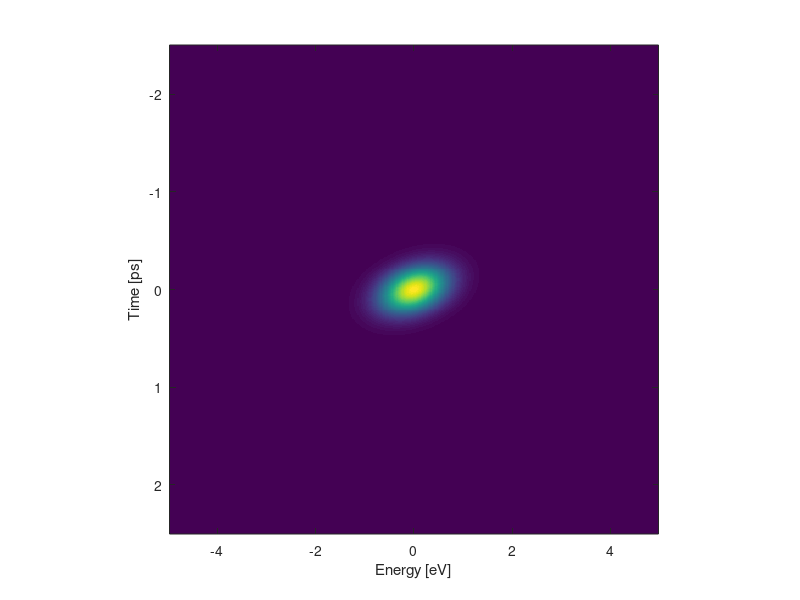

The MATLAB script that drew this image: (Note: this script raises an error after producing the figure.)
%%
addpath('legacy/Photodember/')
clc; close all; clear all;

debug = true;

%% Input arguments
if debug
    InputArgs = [1.1,360,50,-7*pi/180,-1e-1,1];
end

ElectronTotalEnergy = InputArgs(1);
ElectronTotalTime = InputArgs(2)*1e-15;
ElectronTimeCoherentFWHM = InputArgs(3)*1e-15;
Theta = InputArgs(4);
PhiGainFactor = InputArgs(5);
PulseEnergyGainFactor = InputArgs(6);

fprintf('Input arguments:\n\t 1. ElectronTotalEnergy: %.3f [eV]\n\t 2. ElectronTotalTime: %.3f [fs]\n\t 3. ElectronTimeCoherentFWHM: %.3f [fs]\n\t 4. Theta: %.3f [deg]\n\t 5. PhiGainFactor: %.3f\n\t 6. PulseEnergyGainFactor: %.3f\n',InputArgs.*[1 1 1 180/pi 1 1]);

%% Predetermined parameters
Theta_Pol = 90.*(pi/180);

PulseEnergy = PulseEnergyGainFactor.*1e-10;%[J]

x0 = 0;
y0 = -1e-6;

%% Physical constants
c = 299792458;%[m/s];
e = 1.60217662e-19;%[C]
h = 6.62607004e-34;%[J*s]
hbar = h/(2*pi);

%% System parameters
%Coherent parameters
ElectronTimeCoherentSigma = ElectronTimeCoherentFWHM./(2*sqrt(2*log(2)));%[s]

%Incoherent parameters
ElectronTimeIncoherentSigma = ElectronTotalTime/(2*sqrt(2*log(2)));%[s]    
ElectronEnergyIncoherentSigma = ElectronTotalEnergy/(2*sqrt(2*log(2)));%[eV]

v = 0.7*c;% Electron velocity [m/s]
C1 = (-1./(1i*hbar*v))*e;

%% Time variable
Fs = 2.4e15;%[Hz]
dt = 1/Fs;%[s]
L = 2.4e4;
domega = Fs/L*(2*pi);%[Hz]
t = (-L/2:L/2).*dt;%[s]
omega = (-L/2:L/2)*domega;%[Hz]
energy = omega.*hbar/e;%[eV]

%% Time delay
ddt = 10e-15;
deltat = -2.5e-12:ddt:2.5e-12;

%% z variable
z = (-1:1e-2:1)*1e-4;%[m]
deltaz = z(2)-z(1);

%% Incoherent broadening weighting function W(E,t)
SubSampleFactor = 60;
eW = energy(1:SubSampleFactor:end);
tW = deltat*1e12;%[ps]

SigmaT = ElectronTimeIncoherentSigma*1e12;
SigmaE = ElectronEnergyIncoherentSigma;

a = cos(Theta)^2/(2*SigmaT^2) + sin(Theta)^2/(2*SigmaE^2);
b = (sin(2*Theta)/4)*((1/SigmaE^2)-(1/SigmaT^2));
c = sin(Theta)^2/(2*SigmaT^2) + cos(Theta)^2/(2*SigmaE^2);

[TW,EW] = meshgrid(tW,eW);
W = exp(-(a*TW.^2 + 2*b*TW.*EW + c*EW.^2));
W = W';

figure(1)
imagesc(eW,tW,W)
xlabel('Energy [eV]')
ylabel('Time [ps]')
axis square
drawnow

%% Calculate the marginals of W
ProjT = trapz(eW,W,2);
ProjE = trapz(tW,W,1);

[~,MaxInd] = max(ProjT);
e1 = find(ProjT >= 0.5*ProjT(MaxInd),1,'first');
e2 = find(ProjT >= 0.5*ProjT(MaxInd),1,'last');
FWHM_T = tW(e2) - tW(e1);

[~,MaxInd] = max(ProjE);
e1 = find(ProjE >= 0.5*ProjE(MaxInd),1,'first');
e2 = find(ProjE >= 0.5*ProjE(MaxInd),1,'last');
FWHM_E = eW(e2) - eW(e1);

fprintf('Projected energy FWHM: %.3f [eV]\nProjected time FWHM: %.3f [ps]\n',FWHM_E,FWHM_T);

%% Calculate electric potential
% Here you can choose which potential to calculate (or use both and sum)
% Phi_OR - Optical Rectificatio
% Phi_PD - Photo-Dember

% Phi_OR = CalcElectricPotential_OpticalRectification_wRetPotential(PulseEnergy,t,z,x0,y0,Theta_Pol,v);
Phi_PD = CalcElectricPotential_wXprimeZprimeInt_wRetPotential(PulseEnergy,t,z,x0,y0);

%%
% Phi = Phi_OR.*PhiGainFactor;
Phi = Phi_PD.*PhiGainFactor;
Phi = movmean(movmean(Phi,3,1),10,2);

figure(2)
imagesc(t,z,Phi)
xlabel('t [s]')
ylabel('z [m]')
drawnow

%% Time domain Fourier transform
PhiFFT = fftshift(fft(Phi,length(t),2),2);
PhiFFT = PhiFFT./max(omega);

%% beta(omega)
[Omega,Z] = meshgrid(omega,z);

PhiZ = PhiFFT.*exp(-1i*Omega.*Z/v);
beta = sum(PhiZ,1).*deltaz;

%% f(t)
parfor TimeInd = 1:length(t)
    I(TimeInd) = C1.*trapz(omega,2.*real(exp(1i.*omega.*t(TimeInd)).*beta));    
end

%% Sweep time delay - Psi(E,deltat)
Deltat = repmat(deltat',1,length(t));
T = repmat(t,length(deltat),1);
Ishift = circshift(I,ceil(length(t)/2));
ft = exp(-Ishift);
FT = repmat(ft,length(deltat),1);
PsiCoherent = FT.*exp(-(T-Deltat).^2/(2*ElectronTimeCoherentSigma.^2));

PsiCoherent = fftshift(fft(PsiCoherent,length(t),2),2);

PsiCoherent = (abs(PsiCoherent)).^2;
PsiCoherent = PsiCoherent./trapz(energy,PsiCoherent,2);

%% Sub-sample the model time scan and normalize
TimeScan_Model = PsiCoherent(:,1:SubSampleFactor:end);
TimeScan_Model = TimeScan_Model./trapz(eW,TimeScan_Model,2);

figure(3)
imagesc(eW,tW,TimeScan_Model)
xlabel('Energy [eV]')
ylabel('\Deltat [ps]')
colorbar
colormap jet
axis square
drawnow

%% Incoherent convolution
TimeScan_Model_Sum = zeros(size(TimeScan_Model));

WCutOff = 0.01*max(W(:));

parfor tInd = 1:length(tW)
    for eInd = 1:length(eW)

        if W(tInd,eInd) < WCutOff
            continue
        end

        TimeScan_Model_Sum = TimeScan_Model_Sum + W(tInd,eInd).*...
            circshift(circshift(TimeScan_Model,-ceil(length(tW)/2)+tInd,1),-ceil(length(eW)/2)+eInd,2);

    end
end

%%
TimeScan_Model = TimeScan_Model_Sum;
TimeScan_Model = TimeScan_Model./trapz(eW,TimeScan_Model,2);

%% Plot final model output TimeScan(E,deltat)
figure(4)
imagesc(eW,tW,TimeScan_Model)
xlabel('Energy [eV]')
ylabel('\Deltat [ps]')
colorbar
colormap jet
axis square
drawnow